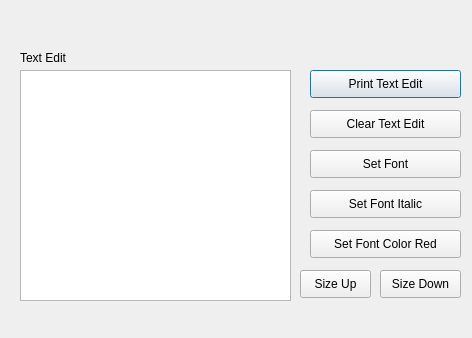
<?xml version="1.0" encoding="UTF-8"?>
<ui version="4.0">
 <class>Dialog</class>
 <widget class="QDialog" name="Dialog">
  <property name="geometry">
   <rect>
    <x>0</x>
    <y>0</y>
    <width>472</width>
    <height>338</height>
   </rect>
  </property>
  <property name="windowTitle">
   <string>Dialog</string>
  </property>
  <widget class="QLabel" name="label">
   <property name="geometry">
    <rect>
     <x>20</x>
     <y>50</y>
     <width>91</width>
     <height>16</height>
    </rect>
   </property>
   <property name="text">
    <string>Text Edit</string>
   </property>
  </widget>
  <widget class="QTextEdit" name="textEdit">
   <property name="geometry">
    <rect>
     <x>20</x>
     <y>70</y>
     <width>271</width>
     <height>231</height>
    </rect>
   </property>
  </widget>
  <widget class="QPushButton" name="print_btn">
   <property name="geometry">
    <rect>
     <x>310</x>
     <y>70</y>
     <width>151</width>
     <height>28</height>
    </rect>
   </property>
   <property name="text">
    <string>Print Text Edit</string>
   </property>
  </widget>
  <widget class="QPushButton" name="clear_btn">
   <property name="geometry">
    <rect>
     <x>310</x>
     <y>110</y>
     <width>151</width>
     <height>28</height>
    </rect>
   </property>
   <property name="text">
    <string>Clear Text Edit</string>
   </property>
  </widget>
  <widget class="QPushButton" name="font_btn">
   <property name="geometry">
    <rect>
     <x>310</x>
     <y>150</y>
     <width>151</width>
     <height>28</height>
    </rect>
   </property>
   <property name="text">
    <string>Set Font</string>
   </property>
  </widget>
  <widget class="QPushButton" name="italic_btn">
   <property name="geometry">
    <rect>
     <x>310</x>
     <y>190</y>
     <width>151</width>
     <height>28</height>
    </rect>
   </property>
   <property name="text">
    <string>Set Font Italic</string>
   </property>
  </widget>
  <widget class="QPushButton" name="red_btn">
   <property name="geometry">
    <rect>
     <x>310</x>
     <y>230</y>
     <width>151</width>
     <height>28</height>
    </rect>
   </property>
   <property name="text">
    <string>Set Font Color Red</string>
   </property>
  </widget>
  <widget class="QPushButton" name="size_up_btn">
   <property name="geometry">
    <rect>
     <x>300</x>
     <y>270</y>
     <width>71</width>
     <height>28</height>
    </rect>
   </property>
   <property name="text">
    <string>Size Up</string>
   </property>
  </widget>
  <widget class="QPushButton" name="size_down_btn">
   <property name="geometry">
    <rect>
     <x>380</x>
     <y>270</y>
     <width>81</width>
     <height>28</height>
    </rect>
   </property>
   <property name="text">
    <string>Size Down</string>
   </property>
  </widget>
 </widget>
 <resources/>
 <connections/>
</ui>
